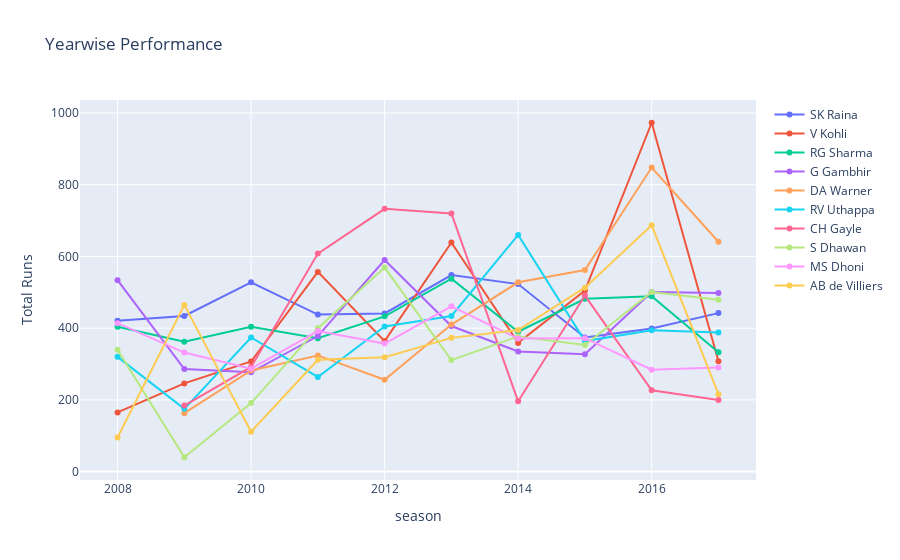

Notebook code cell kept with this figure:
### Code cell
popular_batsmen = top10_scores.set_index('batsman') # top 10 batsmen

bms = []        # A list for storing data of popular batsmen
performances=[] # list to store performances.
traces = []     # List to store all the plots.

for i in range(10):
    single_bm = combined[combined['batsman']==popular_batsmen.index[i]] # Storing data of each single batsmen.
    bms.append(single_bm)
    
    # Now extracting their scored runs in each season
    performance = single_bm.groupby(by='season').sum()['batsman_runs'].reset_index()
    performance.rename(columns={'batsman_runs':'total_runs'},inplace=True)
    performances.append(performance)
    
    # Now making traces(plots) for each of the 10 players.
    traces.append(go.Scatter(x=performances[i]['season'],y=performances[i]['total_runs'],
                  mode='lines+markers', # Randomly assigns colors to the plots
                  name=popular_batsmen.index[i] # Attaches a legend 
                 )
                 )

layout=go.Layout(title='Yearwise Performance of Top 10 players',
                 xaxis=dict(title='season'),
                 yaxis=dict(title='Total Runs')
                )

fig=go.Figure(data=traces,layout=layout)

fig.show()

### Figure 1 — Plotly figure (JSON) as saved in the notebook; plotly's stock layout.template omitted (floating-point values rounded to 4 significant figures)
{"data": [{"mode": "lines+markers", "name": "SK Raina", "type": "scatter", "x": [2008, 2009, 2010, 2011, 2012, 2013, 2014, 2015, 2016, 2017], "y": [421, 434, 528, 438, 441, 548, 523, 374, 399, 442]}, {"mode": "lines+markers", "name": "V Kohli", "type": "scatter", "x": [2008, 2009, 2010, 2011, 2012, 2013, 2014, 2015, 2016, 2017], "y": [165, 246, 307, 557, 364, 639, 359, 505, 973, 308]}, {"mode": "lines+markers", "name": "RG Sharma", "type": "scatter", "x": [2008, 2009, 2010, 2011, 2012, 2013, 2014, 2015, 2016, 2017], "y": [404, 362, 404, 372, 433, 538, 390, 482, 489, 333]}, {"mode": "lines+markers", "name": "G Gambhir", "type": "scatter", "x": [2008, 2009, 2010, 2011, 2012, 2013, 2014, 2015, 2016, 2017], "y": [534, 286, 277, 378, 590, 406, 335, 327, 501, 498]}, {"mode": "lines+markers", "name": "DA Warner", "type": "scatter", "x": [2009, 2010, 2011, 2012, 2013, 2014, 2015, 2016, 2017], "y": [163, 282, 324, 256, 410, 528, 562, 848, 641]}, {"mode": "lines+markers", "name": "RV Uthappa", "type": "scatter", "x": [2008, 2009, 2010, 2011, 2012, 2013, 2014, 2015, 2016, 2017], "y": [320, 175, 374, 264, 405, 434, 660, 364, 394, 388]}, {"mode": "lines+markers", "name": "CH Gayle", "type": "scatter", "x": [2009, 2010, 2011, 2012, 2013, 2014, 2015, 2016, 2017], "y": [184, 292, 608, 733, 720, 196, 491, 227, 200]}, {"mode": "lines+markers", "name": "S Dhawan", "type": "scatter", "x": [2008, 2009, 2010, 2011, 2012, 2013, 2014, 2015, 2016, 2017], "y": [340, 40, 191, 400, 569, 311, 377, 353, 501, 479]}, {"mode": "lines+markers", "name": "MS Dhoni", "type": "scatter", "x": [2008, 2009, 2010, 2011, 2012, 2013, 2014, 2015, 2016, 2017], "y": [414, 332, 287, 392, 357, 461, 371, 372, 284, 290]}, {"mode": "lines+markers", "name": "AB de Villiers", "type": "scatter", "x": [2008, 2009, 2010, 2011, 2012, 2013, 2014, 2015, 2016, 2017], "y": [95, 465, 111, 312, 319, 373, 395, 513, 687, 216]}], "layout": {"title": {"text": "Yearwise Performance"}, "xaxis": {"title": {"text": "season"}}, "yaxis": {"title": {"text": "Total Runs"}}}}
